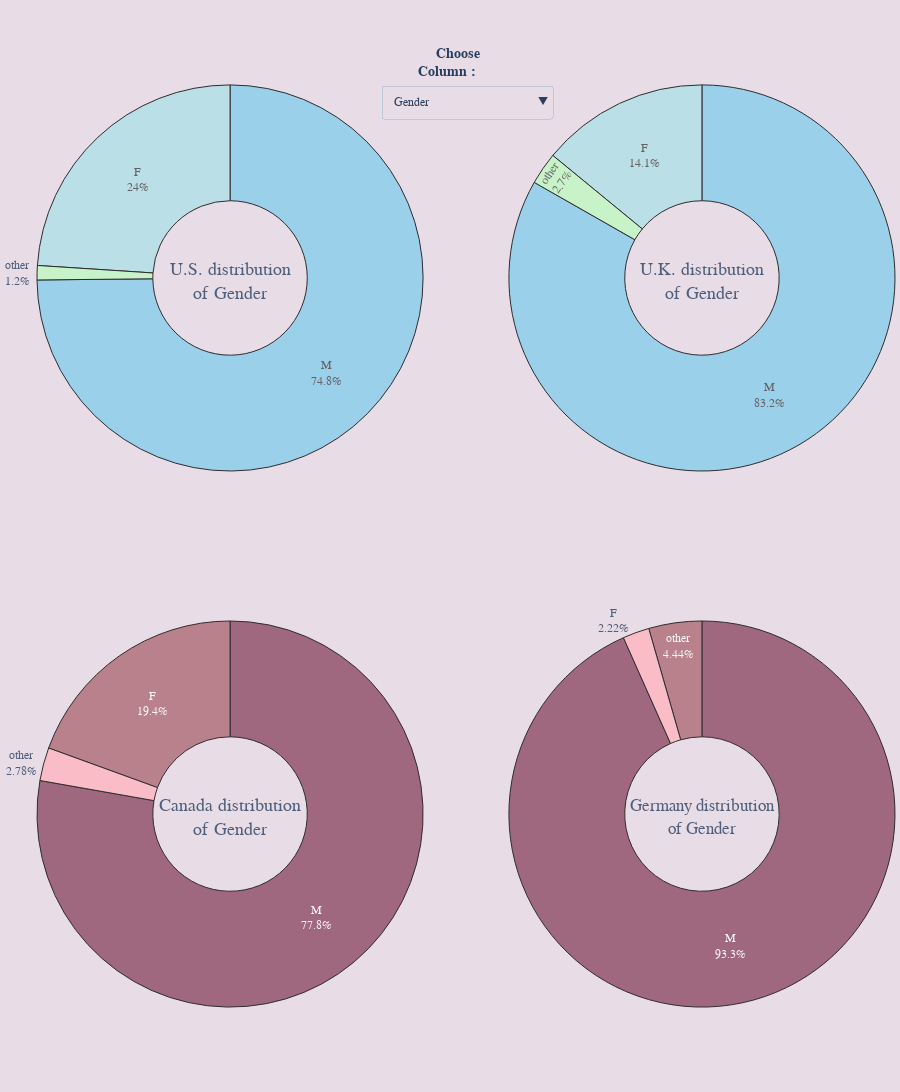

Notebook code cell kept with this figure:
### Code cell
buttons = []
i = 0
vis = [False] * 22
for col in us.columns:
    vis[i] = True
    buttons.append({'label' : col,
             'method' : 'update',
             'args'   : [{'visible' : vis},
             {'title'  : col}] })
    i+=1
    vis = [False] * 22
fig = make_subplots(rows=2, cols=2,
                    specs=[[{'type':'domain'}, {'type':'domain'}], [{'type':'domain'}, {'type':'domain'}]],
                    vertical_spacing = 0.07)
for col in us.columns:
    fig.add_trace(go.Pie(
             values = us[col].value_counts(),
             labels = us[col].value_counts().index,
             title = dict(text = 'U.S. distribution<br>of {}'.format(col),
                          font = dict(size=18, family = 'Times New Roman'),
                          ),
             hole = 0.4,
             hoverinfo='label+percent',),1,1)   
for col in uk.columns:
    fig.add_trace(go.Pie(
             values = uk[col].value_counts(),
             labels = uk[col].value_counts().index,
             title = dict(text = 'U.K. distribution<br>of {}'.format(col),
                          font = dict(size=18, family = 'Times New Roman'),
                          ),
             hole = 0.4,
             hoverinfo='label+percent',),1,2)
for col in cd.columns:
    fig.add_trace(go.Pie(
             values = cd[col].value_counts(),
             labels = cd[col].value_counts().index,
             title = dict(text = 'Canada distribution<br>of {}'.format(col),
                          font = dict(size=18, family = 'Times New Roman'),
                          ),
             hole = 0.4,
             hoverinfo='label+percent',),2,1)    
for col in gr.columns:
    fig.add_trace(go.Pie(
             values = gr[col].value_counts(),
             labels = gr[col].value_counts().index,
             title = dict(text = 'Germany distribution<br>of {}'.format(col),
                          font = dict(size=18, family = 'Times New Roman'),
                          ),
             hole = 0.4,
             hoverinfo='label+percent',),2,2)
fig.update_traces(hoverinfo='label+percent',
                  textinfo='label+percent',
                  textfont_size=12,
                  opacity = 0.8,
                  showlegend = False,
                  marker = dict(colors = sns.color_palette(palette).as_hex(),
                              line=dict(color='#000000', width=1)))
fig.update_traces(row=2, col=1, hoverinfo='label+percent',
                  textinfo='label+percent',
                  textfont_size=12,
                  opacity = 0.8,
                  showlegend = False,
                  marker = dict(colors = sns.color_palette(palette1).as_hex(),
                              line=dict(color='#000000', width=1)))
fig.update_traces(row=2, col=2, hoverinfo='label+percent',
                  textinfo='label+percent',
                  textfont_size=12,
                  opacity = 0.8,
                  showlegend = False,
                  marker = dict(colors = sns.color_palette(palette1).as_hex(),
                              line=dict(color='#000000', width=1)))
fig.update_layout(margin=dict(t=0, b=0, l=0, r=0),
                   paper_bgcolor = "#E8DCE7",
                  height = 1200,
                  font_family   = 'Times New Roman',
                  updatemenus = [dict(
                        type = 'dropdown',
                        x = 0.60,
                        y = 0.96,
                        showactive = True,
                        active = 0,
                        buttons = buttons)],
                 annotations=[
                             dict(text = "<b>Choose<br>Column<b> : ",
                                  font = dict(size = 14),
                             showarrow=False,
                             x = 0.48, y = 1, yref = "paper", align = "right")])
for i in range(0,88):
    fig.data[i].visible = False
fig.data[0].visible = True
fig.data[22].visible = True
fig.data[44].visible = True
fig.data[66].visible = True
fig.show()
